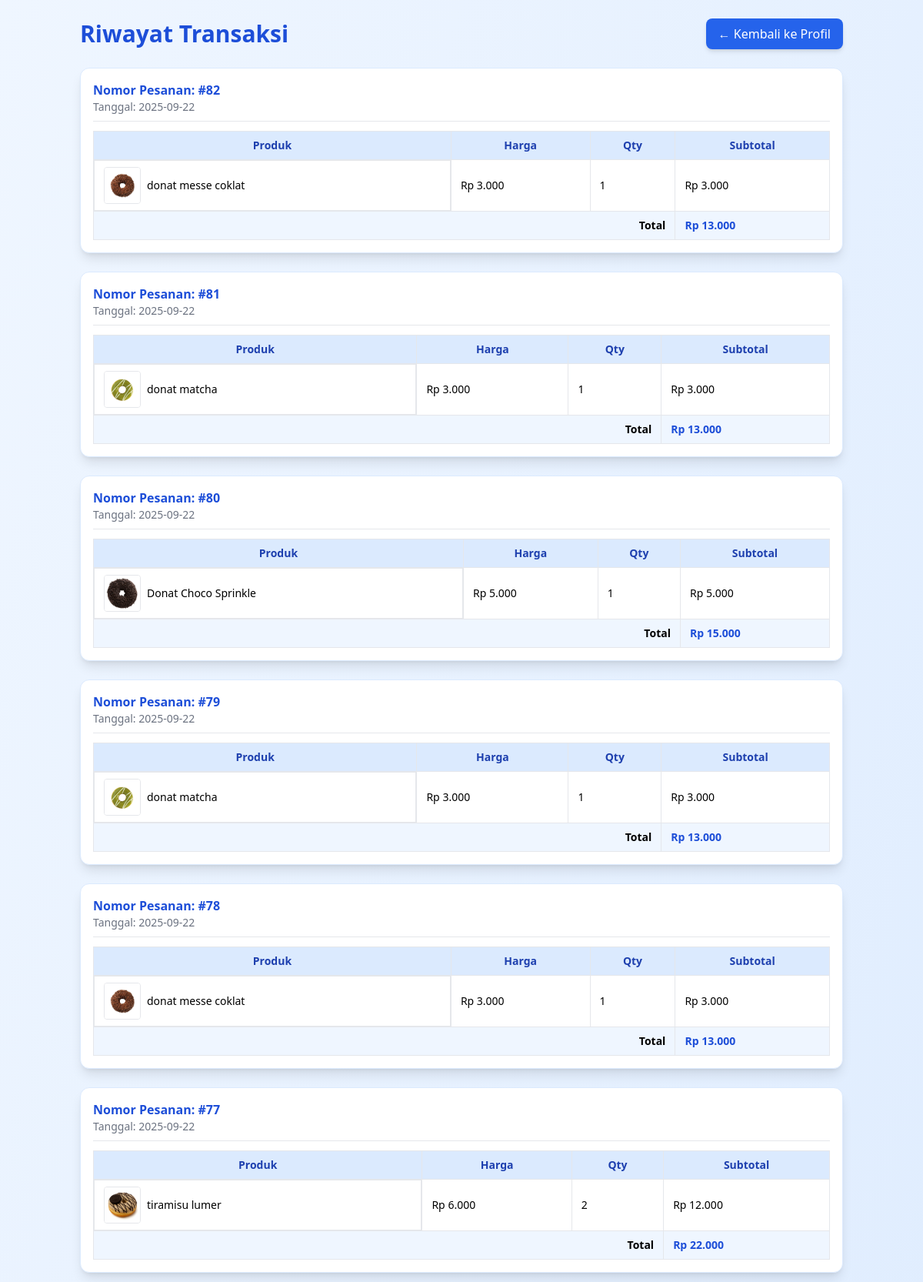
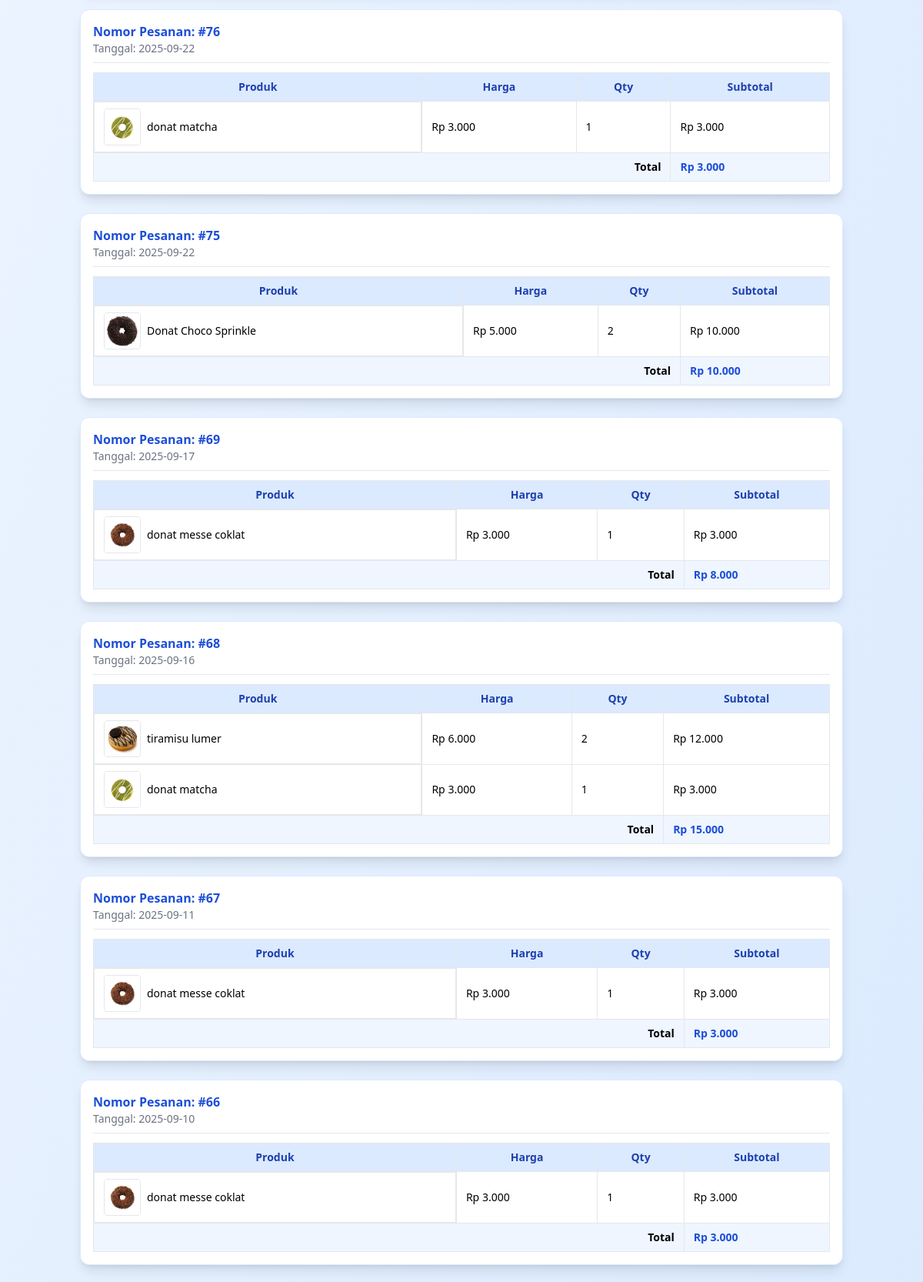
Screenshot of /riwayat_transaksi.php (signed in, upper part) with the database file from the repository (2 pictures, top to bottom).
### tables this page shows
CREATE TABLE `transaksi` (
  `id_transaksi` int NOT NULL,
  `id_pelanggan` int NOT NULL,
  `tanggal` date NOT NULL,
  `total_harga` int NOT NULL
);

CREATE TABLE `detail_transaksi` (
  `id` int NOT NULL,
  `transaksi_id` int NOT NULL,
  `produk_id` int NOT NULL,
  `qty` int NOT NULL,
  `harga_satuan` int NOT NULL
);

CREATE TABLE `produk` (
  `id` int NOT NULL,
  `nama` varchar(255) DEFAULT NULL,
  `harga` int DEFAULT NULL,
  `stok` int DEFAULT NULL,
  `foto` text,
  `deskripsi` text,
  `id_kategori` int NOT NULL
);

### riwayat_transaksi.php (the view, shortened to what this page needs)
<?php
include 'config.php';
$user_id = $_SESSION['id_user'];
$query_transaksi = "
    SELECT t.id_transaksi, t.id_pelanggan, t.tanggal, t.total_harga
    FROM transaksi t
    WHERE t.id_pelanggan = '$user_id'
    ORDER BY t.tanggal DESC
";
$transaksi = mysqli_query($koneksi, $query_transaksi);
?>
<!DOCTYPE html>
<html lang="id">
<head>
    <script src="https://cdn.tailwindcss.com"></script>
</head>
<body class="bg-gradient-to-br from-blue-50 to-blue-100 min-h-screen">
    <div class="container mx-auto px-4 py-6">
        <div class="flex justify-between items-center mb-6">
            <h1 class="text-3xl font-extrabold text-blue-700">Riwayat Transaksi</h1>
            <a href="profile.php"
               class="bg-blue-600 hover:bg-blue-700 text-white px-4 py-2 rounded-lg shadow-md transition">
                ← Kembali ke Profil
            </a>
        </div>
        <?php if (mysqli_num_rows($transaksi) === 0): ?>
            <p class="text-center text-gray-600">Belum ada transaksi.</p>
        <?php else: ?>
            <?php while ($trx = mysqli_fetch_assoc($transaksi)): ?>
                <div class="bg-white shadow-lg rounded-xl p-4 mb-6 border border-blue-100">
                    <div class="flex justify-between items-center border-b pb-2 mb-3">
                        <div>
                            <p class="font-semibold text-blue-700">
                                Nomor Pesanan: #<?= $trx['id_transaksi'] ?>
                            </p>
                            <p class="text-sm text-gray-500">Tanggal: <?= $trx['tanggal'] ?></p>
                        </div>
                    </div>
                    <div class="overflow-x-auto">
                        <table class="w-full border-collapse border text-sm">
                            <thead>
                                <tr class="bg-blue-100 text-blue-800">
                                    <th class="py-2 px-3 border">Produk</th>
                                    <th class="py-2 px-3 border">Harga</th>
                                    <th class="py-2 px-3 border">Qty</th>
                                    <th class="py-2 px-3 border">Subtotal</th>
                                </tr>
                            </thead>
                            <tbody>
                                <?php
                                $id_transaksi = $trx['id_transaksi'];
                                $query_detail = "
                                    SELECT p.nama, p.foto, d.harga_satuan, d.qty
                                    FROM detail_transaksi d
                                    JOIN produk p ON d.produk_id = p.id
                                    WHERE d.transaksi_id = '$id_transaksi'
                                ";
                                $detail = mysqli_query($koneksi, $query_detail);
                                while ($item = mysqli_fetch_assoc($detail)):
                                    $subtotal = $item['harga_satuan'] * $item['qty'];
                                    $foto = "img/" . $item['foto'];
                                ?>
                                <tr class="hover:bg-blue-50 transition">
                                    <td class="py-2 px-3 border flex items-center space-x-2">
                                        <img src="<?= $foto ?>"
                                             alt="<?= $item['nama'] ?>"
                                             class="w-12 h-12 object-cover rounded border"
                                             onerror="this.onerror=null;this.src='https://via.placeholder.com/50?text=No+Img';">
                                        <span><?= $item['nama'] ?></span>
                                    </td>
                                    <td class="py-2 px-3 border">
                                        Rp <?= number_format($item['harga_satuan'], 0, ',', '.') ?>
                                    </td>
                                    <td class="py-2 px-3 border"><?= $item['qty'] ?></td>
                                    <td class="py-2 px-3 border">
                                        Rp <?= number_format($subtotal, 0, ',', '.') ?>
                                    </td>
                                </tr>
                                <?php endwhile; ?>
                            </tbody>
                            <tfoot>
                                <tr class="font-semibold bg-blue-50">
                                    <td colspan="3" class="py-2 px-3 border text-right">Total</td>
                                    <td class="py-2 px-3 border text-blue-700">
                                        Rp <?= number_format($trx['total_harga'], 0, ',', '.') ?>
                                    </td>
                                </tr>
                            </tfoot>
                        </table>
                    </div>
                </div>
            <?php endwhile; ?>
        <?php endif; ?>
    </div>
</body>
</html>

### rows the page displays
transaksi: id_transaksi "82", tanggal "2025-09-22", total_harga "13.000"
detail_transaksi: produk.foto (picture), produk.nama "donat messe coklat", harga_satuan "3.000", qty "1", subtotal "3.000"
transaksi: id_transaksi "81", tanggal "2025-09-22", total_harga "13.000"
detail_transaksi: produk.nama (picture), produk.nama "donat matcha", harga_satuan "3.000", qty "1", subtotal "3.000"
transaksi: id_transaksi "80", tanggal "2025-09-22", total_harga "15.000"
detail_transaksi: produk.foto (picture), produk.nama "Donat Choco Sprinkle", harga_satuan "5.000", qty "1", subtotal "5.000"
transaksi: id_transaksi "79", tanggal "2025-09-22", total_harga "13.000"
detail_transaksi: produk.nama (picture), produk.nama "donat matcha", harga_satuan "3.000", qty "1", subtotal "3.000"
transaksi: id_transaksi "78", tanggal "2025-09-22", total_harga "13.000"
detail_transaksi: produk.foto (picture), produk.nama "donat messe coklat", harga_satuan "3.000", qty "1", subtotal "3.000"
transaksi: id_transaksi "77", tanggal "2025-09-22", total_harga "22.000"
detail_transaksi: produk.foto (picture), produk.nama "tiramisu lumer", harga_satuan "6.000", qty "2", subtotal "12.000"
transaksi: id_transaksi "76", tanggal "2025-09-22", total_harga "3.000"
detail_transaksi: produk.nama (picture), produk.nama "donat matcha", harga_satuan "3.000", qty "1", subtotal "3.000"
transaksi: id_transaksi "75", tanggal "2025-09-22", total_harga "10.000"
detail_transaksi: produk.foto (picture), produk.nama "Donat Choco Sprinkle", harga_satuan "5.000", qty "2", subtotal "10.000"
transaksi: id_transaksi "69", tanggal "2025-09-17", total_harga "8.000"
detail_transaksi: produk.foto (picture), produk.nama "donat messe coklat", harga_satuan "3.000", qty "1", subtotal "3.000"
transaksi: id_transaksi "68", tanggal "2025-09-16", total_harga "15.000"
detail_transaksi: produk.foto (picture), produk.nama "tiramisu lumer", harga_satuan "6.000", qty "2", subtotal "12.000"
detail_transaksi: produk.nama (picture), produk.nama "donat matcha", harga_satuan "3.000", qty "1", subtotal "3.000"
transaksi: id_transaksi "67", tanggal "2025-09-11", total_harga "3.000"
detail_transaksi: produk.foto (picture), produk.nama "donat messe coklat", harga_satuan "3.000", qty "1", subtotal "3.000"
transaksi: id_transaksi "66", tanggal "2025-09-10", total_harga "3.000"
detail_transaksi: produk.foto (picture), produk.nama "donat messe coklat", harga_satuan "3.000", qty "1", subtotal "3.000"
